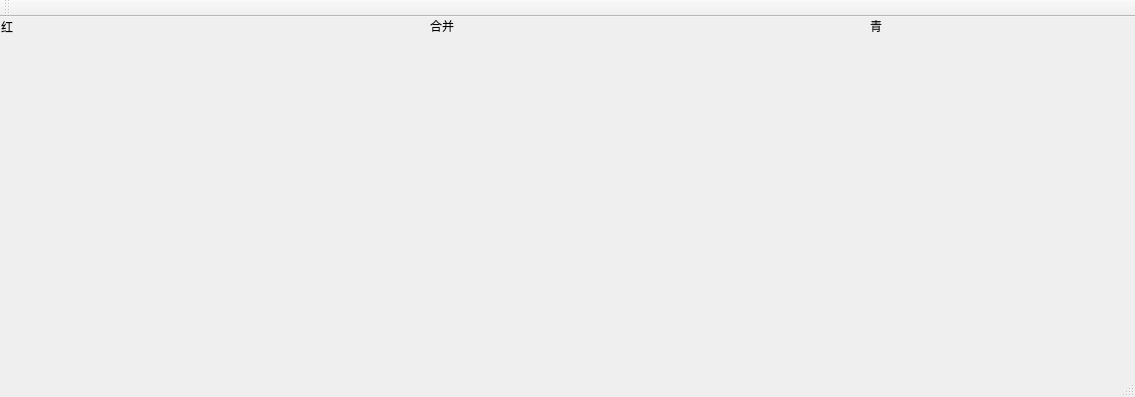
<?xml version="1.0" encoding="UTF-8"?>
<ui version="4.0">
 <class>MainWindow</class>
 <widget class="QMainWindow" name="MainWindow">
  <property name="geometry">
   <rect>
    <x>0</x>
    <y>0</y>
    <width>1135</width>
    <height>397</height>
   </rect>
  </property>
  <property name="windowTitle">
   <string>MainWindow</string>
  </property>
  <widget class="QWidget" name="centralWidget">
   <widget class="QLabel" name="label">
    <property name="geometry">
     <rect>
      <x>1</x>
      <y>1</y>
      <width>16</width>
      <height>18</height>
     </rect>
    </property>
    <property name="text">
     <string>红</string>
    </property>
   </widget>
   <widget class="QLabel" name="label_2">
    <property name="geometry">
     <rect>
      <x>870</x>
      <y>0</y>
      <width>16</width>
      <height>18</height>
     </rect>
    </property>
    <property name="text">
     <string>青</string>
    </property>
   </widget>
   <widget class="QLabel" name="label_3">
    <property name="geometry">
     <rect>
      <x>430</x>
      <y>0</y>
      <width>30</width>
      <height>18</height>
     </rect>
    </property>
    <property name="text">
     <string>合并</string>
    </property>
   </widget>
  </widget>
  <widget class="QMenuBar" name="menuBar">
   <property name="geometry">
    <rect>
     <x>0</x>
     <y>0</y>
     <width>1135</width>
     <height>26</height>
    </rect>
   </property>
  </widget>
  <widget class="QToolBar" name="mainToolBar">
   <attribute name="toolBarArea">
    <enum>TopToolBarArea</enum>
   </attribute>
   <attribute name="toolBarBreak">
    <bool>false</bool>
   </attribute>
  </widget>
  <widget class="QStatusBar" name="statusBar"/>
 </widget>
 <layoutdefault spacing="6" margin="11"/>
 <resources/>
 <connections/>
</ui>
